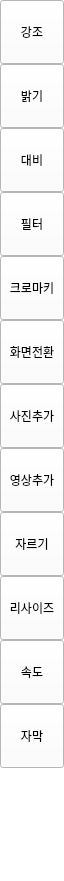
   <widget class="QWidget" name="w_sidemenuarea" native="true">
    <property name="geometry">
     <rect>
      <x>0</x>
      <y>0</y>
      <width>64</width>
      <height>881</height>
     </rect>
    </property>
    <property name="autoFillBackground">
     <bool>false</bool>
    </property>
    <property name="styleSheet">
     <string notr="true">background-color: #ffffff;</string>
    </property>
    <widget class="QPushButton" name="btn_addvideo">
     <property name="geometry">
      <rect>
       <x>0</x>
       <y>448</y>
       <width>64</width>
       <height>64</height>
      </rect>
     </property>
     <property name="text">
      <string>영상추가</string>
     </property>
     <property name="checkable">
      <bool>true</bool>
     </property>
    </widget>
    <widget class="QPushButton" name="btn_chromakey">
     <property name="geometry">
      <rect>
       <x>0</x>
       <y>256</y>
       <width>64</width>
       <height>64</height>
      </rect>
     </property>
     <property name="text">
      <string>크로마키</string>
     </property>
     <property name="checkable">
      <bool>true</bool>
     </property>
    </widget>
    <widget class="QPushButton" name="btn_addsubtitle">
     <property name="geometry">
      <rect>
       <x>0</x>
       <y>704</y>
       <width>64</width>
       <height>64</height>
      </rect>
     </property>
     <property name="text">
      <string>자막</string>
     </property>
     <property name="checkable">
      <bool>true</bool>
     </property>
    </widget>
    <widget class="QPushButton" name="btn_cutvideo">
     <property name="geometry">
      <rect>
       <x>0</x>
       <y>512</y>
       <width>64</width>
       <height>64</height>
      </rect>
     </property>
     <property name="text">
      <string>자르기</string>
     </property>
     <property name="checkable">
      <bool>true</bool>
     </property>
    </widget>
    <widget class="QPushButton" name="btn_coloremphasis">
     <property name="geometry">
      <rect>
       <x>0</x>
       <y>0</y>
       <width>64</width>
       <height>64</height>
      </rect>
     </property>
     <property name="styleSheet">
      <string notr="true"/>
     </property>
     <property name="text">
      <string>강조</string>
     </property>
     <property name="checkable">
      <bool>true</bool>
     </property>
     <property name="flat">
      <bool>false</bool>
     </property>
    </widget>
    <widget class="QPushButton" name="btn_addimage">
     <property name="geometry">
      <rect>
       <x>0</x>
       <y>384</y>
       <width>64</width>
       <height>64</height>
      </rect>
     </property>
     <property name="text">
      <string>사진추가</string>
     </property>
     <property name="checkable">
      <bool>true</bool>
     </property>
    </widget>
    <widget class="QPushButton" name="btn_changecontrast">
     <property name="geometry">
      <rect>
       <x>0</x>
       <y>128</y>
       <width>64</width>
       <height>64</height>
      </rect>
     </property>
     <property name="text">
      <string>대비</string>
     </property>
     <property name="checkable">
      <bool>true</bool>
     </property>
    </widget>
    <widget class="QPushButton" name="btn_transition">
     <property name="geometry">
      <rect>
       <x>0</x>
       <y>320</y>
       <width>64</width>
       <height>64</height>
      </rect>
     </property>
     <property name="text">
      <string>화면전환</string>
     </property>
     <property name="checkable">
      <bool>true</bool>
     </property>
    </widget>
    <widget class="QPushButton" name="btn_changebrightness">
     <property name="geometry">
      <rect>
       <x>0</x>
       <y>64</y>
       <width>64</width>
       <height>64</height>
      </rect>
     </property>
     <property name="text">
      <string>밝기</string>
     </property>
     <property name="checkable">
      <bool>true</bool>
     </property>
    </widget>
    <widget class="QPushButton" name="btn_changeplayspeed">
     <property name="geometry">
      <rect>
       <x>0</x>
       <y>640</y>
       <width>64</width>
       <height>64</height>
      </rect>
     </property>
     <property name="text">
      <string>속도</string>
     </property>
     <property name="checkable">
      <bool>true</bool>
     </property>
    </widget>
    <widget class="QPushButton" name="btn_filter">
     <property name="geometry">
      <rect>
       <x>0</x>
       <y>192</y>
       <width>64</width>
       <height>64</height>
      </rect>
     </property>
     <property name="text">
      <string>필터</string>
     </property>
     <property name="checkable">
      <bool>true</bool>
     </property>
    </widget>
    <widget class="QPushButton" name="btn_resize">
     <property name="geometry">
      <rect>
       <x>0</x>
       <y>576</y>
       <width>64</width>
       <height>64</height>
      </rect>
     </property>
     <property name="text">
      <string>리사이즈</string>
     </property>
     <property name="checkable">
      <bool>true</bool>
     </property>
    </widget>
   </widget>
